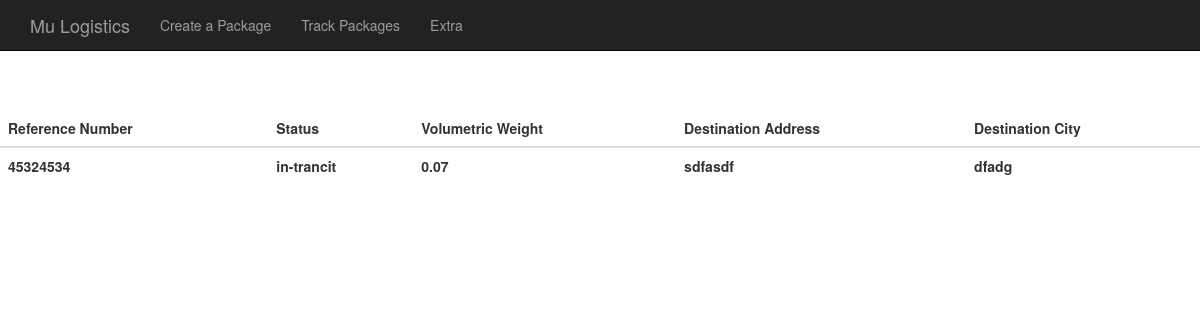
The page /packages/index/ (signed in) on the database its author committed.
### packages/models.py (models this page shows, shortened)
class Package(models.Model):
    user = models.ForeignKey(User, default=1)
    reference_number = models.CharField(max_length=10)
    status = models.CharField(max_length=50)
    volumetric_weight = models.DecimalField(max_digits=10, decimal_places=2)
    client_address = models.CharField(max_length=50)
    client_city = models.CharField(max_length=50)
    receiver_address = models.CharField(max_length=50)
    receiver_city = models.CharField(max_length=50)
    id_required = models.BooleanField(default=True)

### packages/views.py (the view)
def index(request):
    if not request.user.is_authenticated():
        return render(request, 'packages/login_user.html')
    else:
        packs = Package.objects.filter(user=request.user)
        query = request.GET.get("q")
        if query:
            packs = packs.filter(
                Q(reference_number__icontains=query) |
                Q(status__icontains=query)
            ).distinct()
            return render(request, 'packages/index.html', {
                'packages': packs,
            })
        else:
            return render(request, 'packages/index.html', {'packages': packs})

### packages/templates/packages/index.html (shortened to what this page needs)
{% extends "packages/base.html" %}
{% block navlist %}
    <li><a href="/create_package">Create a Package</a></li>
    <li><a href="/track_packages">Track Packages</a></li>
    <li><a href="/extra">Extra</a></li>
{% endblock %}
{% block content %}
  <div class="row">
    <div class="col-md-12">
      <table id = "index_table" class = "table">
        <thead>
          <tr>
            <th>Reference Number</th>
            <th>Status</th>
            <th>Volumetric Weight</th>
            <th>Destination Address</th>
            <th>Destination City</th>
          </tr>
        </thead>
        <tbody>
          {% for package in packages %}
            <tr>
              <th>{{package.reference_number}}</th>
              <th>{{package.status}}</th>
              <th>{{package.volumetric_weight}}</th>
              <th>{{package.client_address}}</th>
              <th>{{package.client_city}}</th>
            </tr>
          {% endfor %}
        </tbody>
      </table>
    </div>
  </div>
{% endblock %}

### packages/static/css/master_style.css (style rules this page uses)
body { padding-top: 50px; }

### rows shown on the page
Package: reference_number "45324534", status "in-trancit", volumetric_weight "0.07", client_address "sdfasdf", client_city "dfadg"
